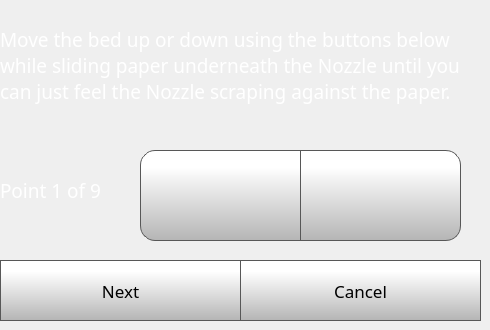
    <widget class="QWidget" name="fullStep2Page">
     <widget class="QPushButton" name="fullStep2NextButton">
      <property name="geometry">
       <rect>
        <x>0</x>
        <y>260</y>
        <width>241</width>
        <height>61</height>
       </rect>
      </property>
      <property name="font">
       <font>
        <family>Gotham</family>
        <pointsize>13</pointsize>
       </font>
      </property>
      <property name="styleSheet">
       <string notr="true">QPushButton {
     border: 1px solid rgb(87, 87, 87);
	background-color: qlineargradient(spread:pad, x1:0, y1:1, x2:0, y2:0.188, stop:0 rgba(180, 180, 180, 255), stop:1 rgba(255, 255, 255, 255));


}

QPushButton:pressed {
    background-color: qlineargradient(x1: 0, y1: 0, x2: 0, y2: 1,
                                      stop: 0 #dadbde, stop: 1 #f6f7fa);
}

QPushButton:flat {
    border: none; /* no border for a flat push button */
}

QPushButton:default {
    border-color: navy; /* make the default button prominent */
}

QPushButton:focus {
	outline: none;
}</string>
      </property>
      <property name="text">
       <string>Next</string>
      </property>
      <property name="iconSize">
       <size>
        <width>40</width>
        <height>40</height>
       </size>
      </property>
     </widget>
     <widget class="QPushButton" name="fullStep2CancelButton">
      <property name="geometry">
       <rect>
        <x>240</x>
        <y>260</y>
        <width>241</width>
        <height>61</height>
       </rect>
      </property>
      <property name="font">
       <font>
        <family>Gotham</family>
        <pointsize>13</pointsize>
       </font>
      </property>
      <property name="styleSheet">
       <string notr="true">QPushButton {
     border: 1px solid rgb(87, 87, 87);
	background-color: qlineargradient(spread:pad, x1:0, y1:1, x2:0, y2:0.188, stop:0 rgba(180, 180, 180, 255), stop:1 rgba(255, 255, 255, 255));


}

QPushButton:pressed {
    background-color: qlineargradient(x1: 0, y1: 0, x2: 0, y2: 1,
                                      stop: 0 #dadbde, stop: 1 #f6f7fa);
}

QPushButton:flat {
    border: none; /* no border for a flat push button */
}

QPushButton:default {
    border-color: navy; /* make the default button prominent */
}

QPushButton:focus {
	outline: none;
}</string>
      </property>
      <property name="text">
       <string>Cancel</string>
      </property>
      <property name="iconSize">
       <size>
        <width>40</width>
        <height>40</height>
       </size>
      </property>
     </widget>
     <widget class="QPushButton" name="moveZMFullCalibrateButton">
      <property name="geometry">
       <rect>
        <x>300</x>
        <y>150</y>
        <width>161</width>
        <height>91</height>
       </rect>
      </property>
      <property name="minimumSize">
       <size>
        <width>0</width>
        <height>0</height>
       </size>
      </property>
      <property name="font">
       <font>
        <family>Gotham</family>
        <pointsize>15</pointsize>
       </font>
      </property>
      <property name="styleSheet">
       <string notr="true">QPushButton {
     border: 1px solid rgb(87, 87, 87);

	background-color: qlineargradient(spread:pad, x1:0, y1:1, x2:0, y2:0.188, stop:0 rgba(180, 180, 180, 255), stop:1 rgba(255, 255, 255, 255));
	border-bottom-right-radius: 15px;
	border-top-right-radius: 15px;
}

QPushButton:pressed {
    background-color: qlineargradient(x1: 0, y1: 0, x2: 0, y2: 1,
                                      stop: 0 #dadbde, stop: 1 #f6f7fa);
}

QPushButton:flat {
    border: none; /* no border for a flat push button */
}

QPushButton:default {
    border-color: navy; /* make the default button prominent */
}

QPushButton:focus {
	outline: none;
}</string>
      </property>
      <property name="text">
       <string/>
      </property>
      <property name="icon">
       <iconset>
        <normaloff>templates/img/arrows.png</normaloff>templates/img/arrows.png</iconset>
      </property>
      <property name="iconSize">
       <size>
        <width>40</width>
        <height>40</height>
       </size>
      </property>
      <property name="checkable">
       <bool>false</bool>
      </property>
      <property name="autoDefault">
       <bool>false</bool>
      </property>
      <property name="default">
       <bool>false</bool>
      </property>
      <property name="flat">
       <bool>false</bool>
      </property>
     </widget>
     <widget class="QLabel" name="calibrateLabel_8">
      <property name="geometry">
       <rect>
        <x>0</x>
        <y>0</y>
        <width>471</width>
        <height>131</height>
       </rect>
      </property>
      <property name="font">
       <font>
        <family>Gotham</family>
        <pointsize>14</pointsize>
        <weight>50</weight>
        <bold>false</bold>
       </font>
      </property>
      <property name="styleSheet">
       <string notr="true">color: rgb(255, 255, 255);</string>
      </property>
      <property name="text">
       <string>Move the bed up or down using the buttons below while sliding paper underneath the Nozzle until you can just feel the Nozzle scraping against the paper.</string>
      </property>
      <property name="wordWrap">
       <bool>true</bool>
      </property>
     </widget>
     <widget class="QLabel" name="pointLabel">
      <property name="geometry">
       <rect>
        <x>0</x>
        <y>160</y>
        <width>131</width>
        <height>61</height>
       </rect>
      </property>
      <property name="font">
       <font>
        <family>Gotham</family>
        <pointsize>14</pointsize>
        <weight>50</weight>
        <bold>false</bold>
       </font>
      </property>
      <property name="styleSheet">
       <string notr="true">color: rgb(255, 255, 255);</string>
      </property>
      <property name="text">
       <string>Point 1 of 9</string>
      </property>
      <property name="wordWrap">
       <bool>true</bool>
      </property>
     </widget>
     <widget class="QPushButton" name="moveZPFullCalibrateButton">
      <property name="geometry">
       <rect>
        <x>140</x>
        <y>150</y>
        <width>161</width>
        <height>91</height>
       </rect>
      </property>
      <property name="minimumSize">
       <size>
        <width>0</width>
        <height>0</height>
       </size>
      </property>
      <property name="font">
       <font>
        <family>Gotham</family>
        <pointsize>15</pointsize>
       </font>
      </property>
      <property name="styleSheet">
       <string notr="true">QPushButton {
     border: 1px solid rgb(87, 87, 87);

	background-color: qlineargradient(spread:pad, x1:0, y1:1, x2:0, y2:0.188, stop:0 rgba(180, 180, 180, 255), stop:1 rgba(255, 255, 255, 255));
	border-bottom-left-radius: 15px;
	border-top-left-radius: 15px;
}

QPushButton:pressed {
    background-color: qlineargradient(x1: 0, y1: 0, x2: 0, y2: 1,
                                      stop: 0 #dadbde, stop: 1 #f6f7fa);
}

QPushButton:flat {
    border: none; /* no border for a flat push button */
}

QPushButton:default {
    border-color: navy; /* make the default button prominent */
}

QPushButton:focus {
	outline: none;
}</string>
      </property>
      <property name="text">
       <string/>
      </property>
      <property name="icon">
       <iconset>
        <normaloff>templates/img/arrows-5.png</normaloff>templates/img/arrows-5.png</iconset>
      </property>
      <property name="iconSize">
       <size>
        <width>40</width>
        <height>40</height>
       </size>
      </property>
      <property name="checkable">
       <bool>false</bool>
      </property>
      <property name="autoDefault">
       <bool>false</bool>
      </property>
      <property name="default">
       <bool>false</bool>
      </property>
      <property name="flat">
       <bool>false</bool>
      </property>
     </widget>
    </widget>
